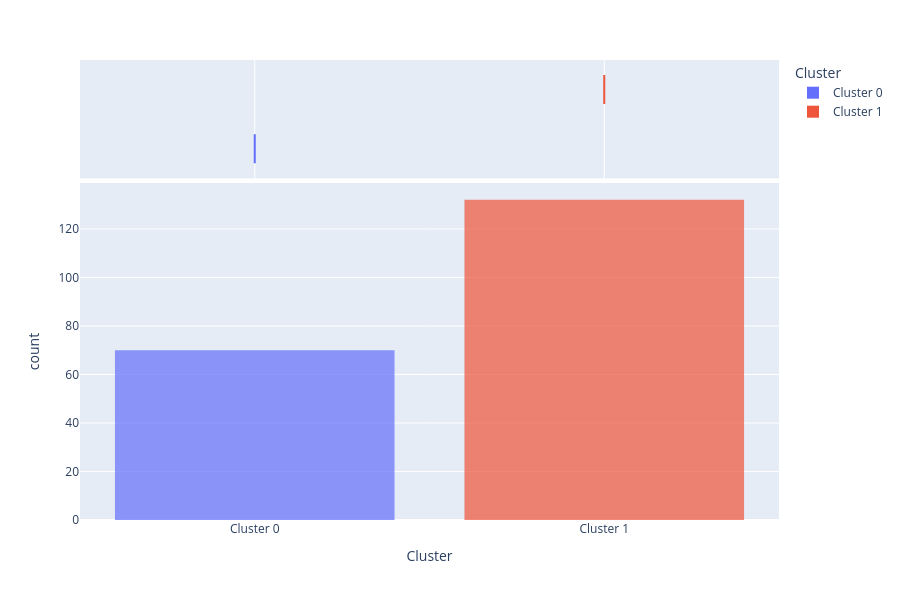

Source (notebook cell):
### Code cell
# Графік розподілу кількості записів у кожному кластері
plot_model(kmeans, plot = 'distribution')

### Figure 1 — Plotly figure (JSON) as saved in the notebook; plotly's stock layout.template omitted (floating-point values rounded to 4 significant figures; data arrays with more than 128 entries replaced by an {"elided": "..."} marker saying what was removed)
{"data": [{"alignmentgroup": "True", "bingroup": "x", "hovertemplate": "Cluster=%{x}<br>count=%{y}<extra></extra>", "legendgroup": "Cluster 0", "marker": {"color": "#636efa", "opacity": 0.7, "pattern": {"shape": ""}}, "name": "Cluster 0", "offsetgroup": "Cluster 0", "orientation": "v", "showlegend": true, "type": "histogram", "x": ["Cluster 0", "Cluster 0", "Cluster 0", "Cluster 0", "Cluster 0", "Cluster 0", "Cluster 0", "Cluster 0", "Cluster 0", "Cluster 0", "Cluster 0", "Cluster 0", "Cluster 0", "Cluster 0", "Cluster 0", "Cluster 0", "Cluster 0", "Cluster 0", "Cluster 0", "Cluster 0", "Cluster 0", "Cluster 0", "Cluster 0", "Cluster 0", "Cluster 0", "Cluster 0", "Cluster 0", "Cluster 0", "Cluster 0", "Cluster 0", "Cluster 0", "Cluster 0", "Cluster 0", "Cluster 0", "Cluster 0", "Cluster 0", "Cluster 0", "Cluster 0", "Cluster 0", "Cluster 0", "Cluster 0", "Cluster 0", "Cluster 0", "Cluster 0", "Cluster 0", "Cluster 0", "Cluster 0", "Cluster 0", "Cluster 0", "Cluster 0", "Cluster 0", "Cluster 0", "Cluster 0", "Cluster 0", "Cluster 0", "Cluster 0", "Cluster 0", "Cluster 0", "Cluster 0", "Cluster 0", "Cluster 0", "Cluster 0", "Cluster 0", "Cluster 0", "Cluster 0", "Cluster 0", "Cluster 0", "Cluster 0", "Cluster 0", "Cluster 0"], "xaxis": "x", "yaxis": "y"}, {"alignmentgroup": "True", "customdata": {"elided": "70x26 mixed values"}, "hovertemplate": "Cluster=%{x}<br>symboling=%{customdata[0]}<br>normalized-losses=%{customdata[1]}<br>make=%{customdata[2]}<br>fuel-type=%{customdata[3]}<br>aspiration=%{customdata[4]}<br>num-of-doors=%{customdata[5]}<br>body-style=%{customdata[6]}<br>drive-wheels=%{customdata[7]}<br>engine-location=%{customdata[8]}<br>wheel-base=%{customdata[9]}<br>length=%{customdata[10]}<br>width=%{customdata[11]}<br>height=%{customdata[12]}<br>curb-weight=%{customdata[13]}<br>engine-type=%{customdata[14]}<br>num-of-cylinders=%{customdata[15]}<br>engine-size=%{customdata[16]}<br>fuel-system=%{customdata[17]}<br>bore=%{customdata[18]}<br>stroke=%{customdata[19]}<br>compression-ratio=%{customdata[20]}<br>horsepower=%{customdata[21]}<br>peak-rpm=%{customdata[22]}<br>city-mpg=%{customdata[23]}<br>highway-mpg=%{customdata[24]}<br>price=%{customdata[25]}<extra></extra>", "legendgroup": "Cluster 0", "marker": {"color": "#636efa"}, "name": "Cluster 0", "notched": true, "offsetgroup": "Cluster 0", "showlegend": false, "type": "box", "x": ["Cluster 0", "Cluster 0", "Cluster 0", "Cluster 0", "Cluster 0", "Cluster 0", "Cluster 0", "Cluster 0", "Cluster 0", "Cluster 0", "Cluster 0", "Cluster 0", "Cluster 0", "Cluster 0", "Cluster 0", "Cluster 0", "Cluster 0", "Cluster 0", "Cluster 0", "Cluster 0", "Cluster 0", "Cluster 0", "Cluster 0", "Cluster 0", "Cluster 0", "Cluster 0", "Cluster 0", "Cluster 0", "Cluster 0", "Cluster 0", "Cluster 0", "Cluster 0", "Cluster 0", "Cluster 0", "Cluster 0", "Cluster 0", "Cluster 0", "Cluster 0", "Cluster 0", "Cluster 0", "Cluster 0", "Cluster 0", "Cluster 0", "Cluster 0", "Cluster 0", "Cluster 0", "Cluster 0", "Cluster 0", "Cluster 0", "Cluster 0", "Cluster 0", "Cluster 0", "Cluster 0", "Cluster 0", "Cluster 0", "Cluster 0", "Cluster 0", "Cluster 0", "Cluster 0", "Cluster 0", "Cluster 0", "Cluster 0", "Cluster 0", "Cluster 0", "Cluster 0", "Cluster 0", "Cluster 0", "Cluster 0", "Cluster 0", "Cluster 0"], "xaxis": "x2", "yaxis": "y2"}, {"alignmentgroup": "True", "bingroup": "x", "hovertemplate": "Cluster=%{x}<br>count=%{y}<extra></extra>", "legendgroup": "Cluster 1", "marker": {"color": "#EF553B", "opacity": 0.7, "pattern": {"shape": ""}}, "name": "Cluster 1", "offsetgroup": "Cluster 1", "orientation": "v", "showlegend": true, "type": "histogram", "x": {"elided": "132 str values"}, "xaxis": "x", "yaxis": "y"}, {"alignmentgroup": "True", "customdata": {"elided": "132x26 mixed values"}, "hovertemplate": "Cluster=%{x}<br>symboling=%{customdata[0]}<br>normalized-losses=%{customdata[1]}<br>make=%{customdata[2]}<br>fuel-type=%{customdata[3]}<br>aspiration=%{customdata[4]}<br>num-of-doors=%{customdata[5]}<br>body-style=%{customdata[6]}<br>drive-wheels=%{customdata[7]}<br>engine-location=%{customdata[8]}<br>wheel-base=%{customdata[9]}<br>length=%{customdata[10]}<br>width=%{customdata[11]}<br>height=%{customdata[12]}<br>curb-weight=%{customdata[13]}<br>engine-type=%{customdata[14]}<br>num-of-cylinders=%{customdata[15]}<br>engine-size=%{customdata[16]}<br>fuel-system=%{customdata[17]}<br>bore=%{customdata[18]}<br>stroke=%{customdata[19]}<br>compression-ratio=%{customdata[20]}<br>horsepower=%{customdata[21]}<br>peak-rpm=%{customdata[22]}<br>city-mpg=%{customdata[23]}<br>highway-mpg=%{customdata[24]}<br>price=%{customdata[25]}<extra></extra>", "legendgroup": "Cluster 1", "marker": {"color": "#EF553B"}, "name": "Cluster 1", "notched": true, "offsetgroup": "Cluster 1", "showlegend": false, "type": "box", "x": {"elided": "132 str values"}, "xaxis": "x2", "yaxis": "y2"}], "layout": {"barmode": "relative", "height": 600, "legend": {"title": {"text": "Cluster"}, "tracegroupgap": 0}, "margin": {"t": 60}, "xaxis": {"anchor": "y", "categoryarray": ["Cluster 0", "Cluster 1"], "categoryorder": "array", "domain": [0, 1], "title": {"text": "Cluster"}}, "xaxis2": {"anchor": "y2", "domain": [0, 1], "matches": "x", "showgrid": true, "showticklabels": false}, "yaxis": {"anchor": "x", "domain": [0, 0.7326], "title": {"text": "count"}}, "yaxis2": {"anchor": "x2", "domain": [0.7426, 1], "matches": "y2", "showgrid": false, "showline": false, "showticklabels": false, "ticks": ""}}}
